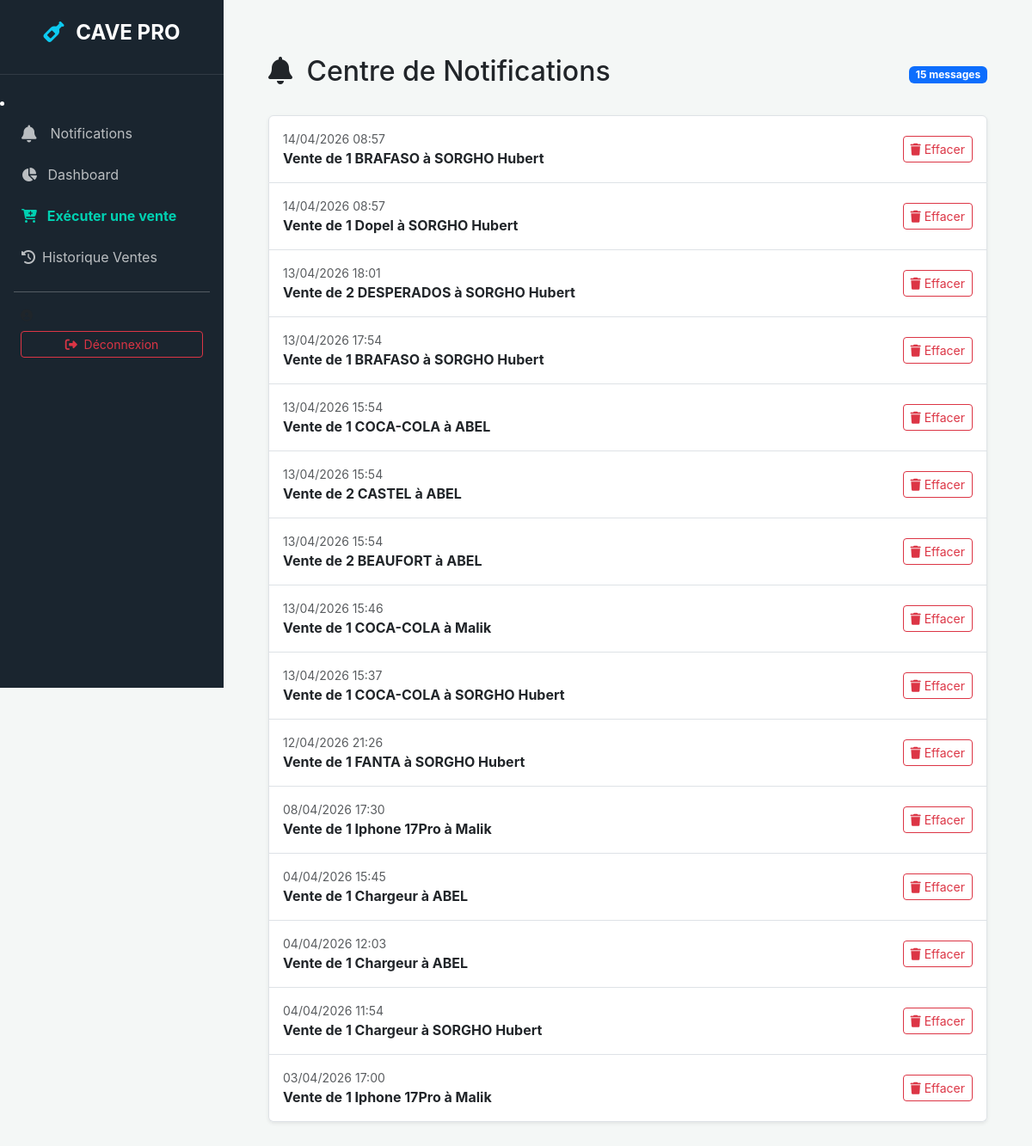
The page /notifications/ on the database as committed earlier.
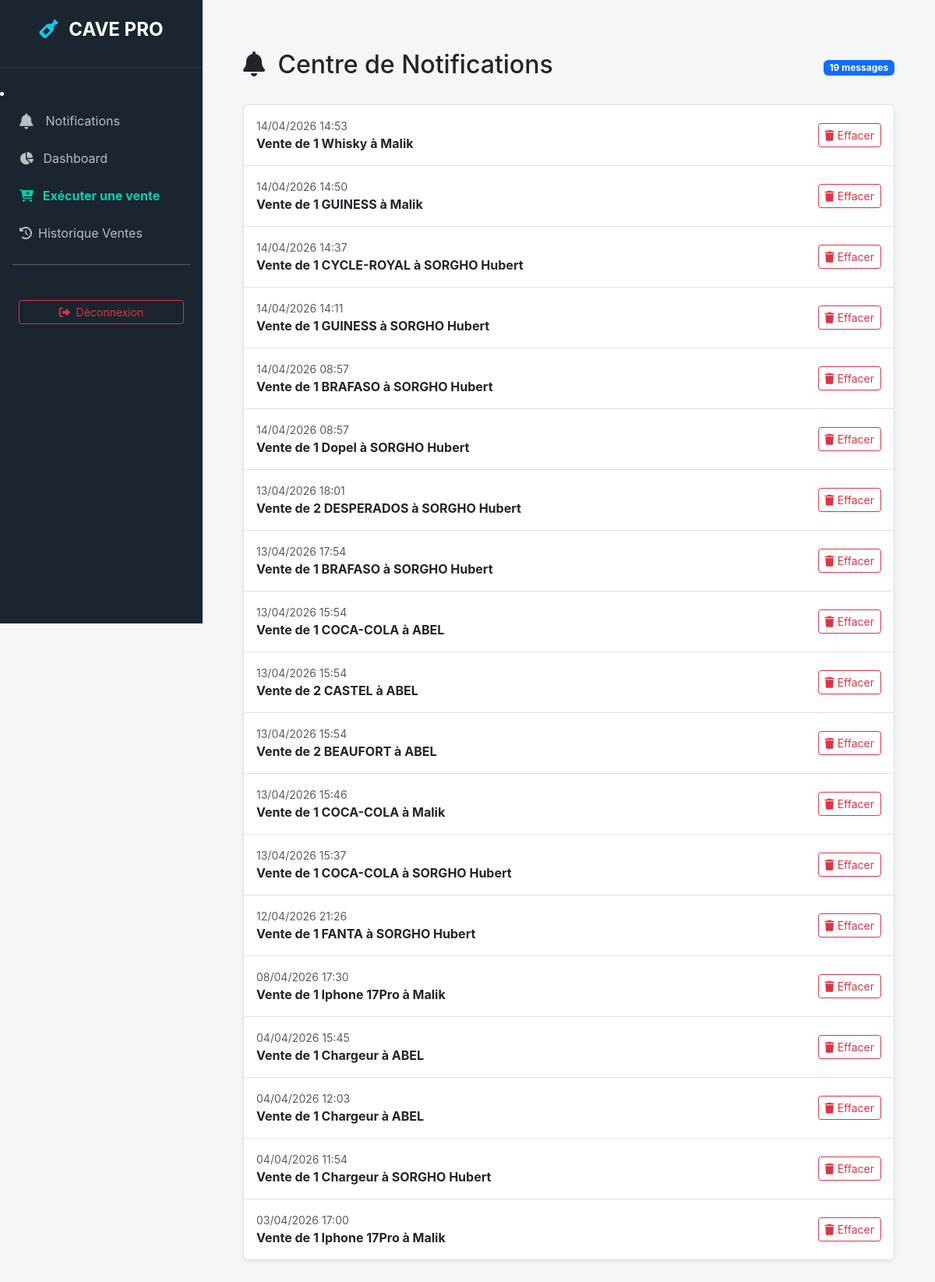
The same page on the database as committed later.
### gestion/models.py (models this page shows)
class Notification(models.Model):
    message = models.CharField(max_length=255)
    date_creation = models.DateTimeField(auto_now_add=True)
    lu = models.BooleanField(default=False)

### gestion/views.py (the view)
# urls.py: path('notifications/', views.liste_notifications, name='liste_notifications'),
def liste_notifications(request):
    notifs = Notification.objects.all().order_by('-date_creation')
    Notification.objects.filter(lu=False).update(lu=True)
    return render(request, 'gestion/notifications.html', {'notifs': notifs})

### gestion/context_processors.py (called while the page is built)
def notifications_count(request):
    if request.user.is_authenticated:
        count = Notification.objects.filter(lu=False).count()
    else:
        count = 0
    return {'notif_count': count}

### templates/gestion/notifications.html
{% extends 'base.html' %}
{% block content %}
<div class="container mt-4">
    <div class="d-flex justify-content-between align-items-center mb-4">
        <h2><i class="fas fa-bell me-2"></i> Centre de Notifications</h2>
        <span class="badge bg-primary">{{ notifs.count }} messages</span>
    </div>
    <div class="list-group shadow-sm">
        {% for n in notifs %}
        <div class="list-group-item list-group-item-action d-flex justify-content-between align-items-center p-3">
            <div>
                <small class="text-muted d-block">{{ n.date_creation|date:"d/m/Y H:i" }}</small>
                <span class="fw-bold">{{ n.message }}</span>
            </div>
            <a href="{% url 'supprimer_notification' n.id %}" class="btn btn-outline-danger btn-sm">
                <i class="fas fa-trash"></i> Effacer
            </a>
        </div>
        {% empty %}
        <div class="text-center p-5">
            <i class="fas fa-check-double fa-3x text-muted mb-3"></i>
            <p class="text-muted">Aucune notification pour le moment.</p>
        </div>
        {% endfor %}
    </div>
</div>
{% endblock %}

Rows that differ between the two databases and show on the page:
added Notification: date_creation "14/04/2026 14:53", message "Vente de 1 Whisky à Malik"
added Notification: date_creation "14/04/2026 14:50", message "Vente de 1 GUINESS à Malik"
added Notification: date_creation "14/04/2026 14:37", message "Vente de 1 CYCLE-ROYAL à SORGHO Hubert"
added Notification: date_creation "14/04/2026 14:11", message "Vente de 1 GUINESS à SORGHO Hubert"
Other text that changed with them:
{{ notifs.count }}: "15" → "19"
